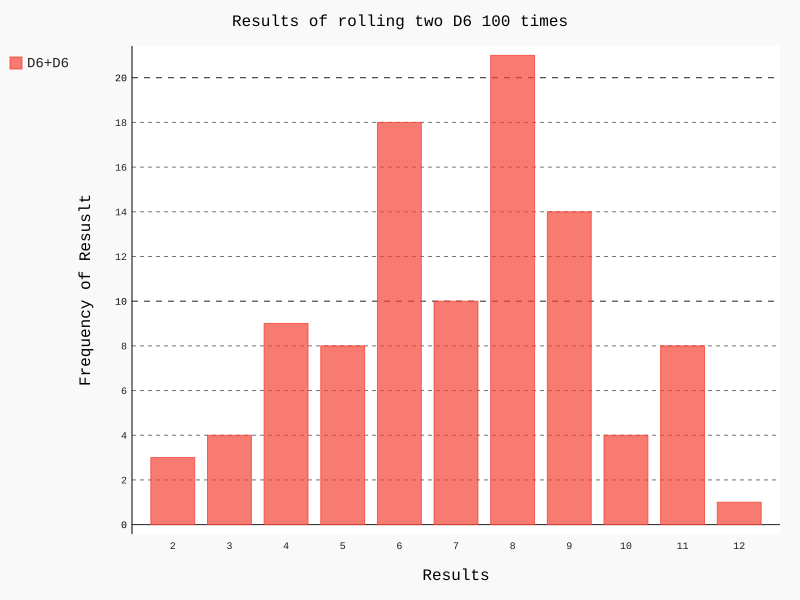

Python code for this plot:
#!/usr/bin/python
# -*- coding:utf-8 -*-

import pygal
from die import Die

die_1=Die()                #创建一个D6
die_2=Die()

results=[]               #掷几次骰子，并将结果存储在一个列表中
for roll_num in range(100):
     result=die_1.roll()+die_2.roll()
     results.append(result)

frequencies=[]

max_result=die_1.num_sides+die_2.num_sides
for value in range(2,max_result+1):
     frequency=results.count(value)
     frequencies.append(frequency)

#print(results)
#print(frequencies)
hist=pygal.Bar()     #对结果进行可视化

hist.title="Results of rolling two D6 100 times"
hist.x_labels=['2','3','4','5','6','7','8','9','10','11','12']
hist.x_title="Results"
hist.y_title="Frequency of Resuslt"

hist.add('D6+D6',frequencies)
hist.render_to_file('dice_visual.svg')     #渲染为一个svg文件
